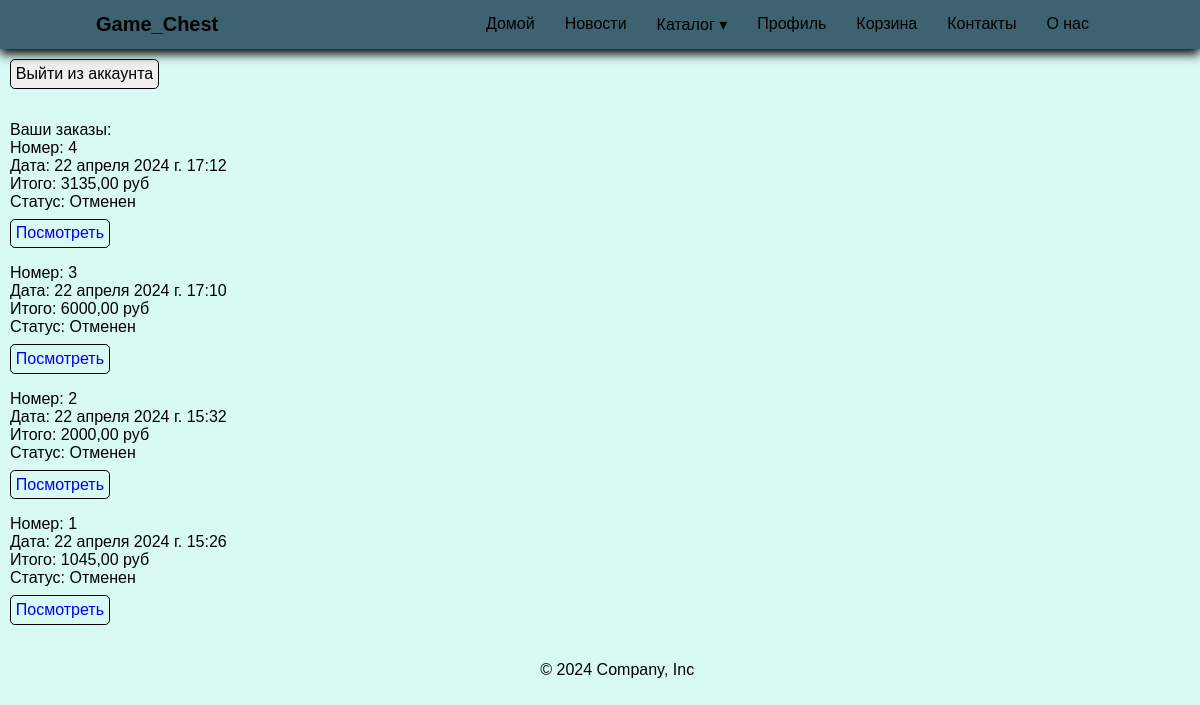
The page /accounts/profile/ (signed in) on the database its author committed.
### main/models.py (models this page shows, shortened)
class Order(models.Model):
    class Status(models.TextChoices):
        CREATED = 'CREATED', 'Создан'
        PAYED = 'PAYED', 'Оплачен'
        IN_PROGRESS = 'IN_PROGRESS', 'В обработке'
        DELIVERING = 'DELIVERING', 'Доставляется'
        DELIVERED = 'DELIVERED', 'Доставлен'
        CANCELED = 'CANCELED', 'Отменен'
    user = models.ForeignKey(
        User, on_delete=models.CASCADE, verbose_name='Пользователь'
    )
    products = models.ManyToManyField(
        Product, verbose_name='Товары',
        through=OrderProduct,
        through_fields=('order', 'product')
    )
    status = models.CharField(
        verbose_name='Статус',
        max_length=15, choices=Status.choices, default=Status.CREATED
    )
    created_at = models.DateTimeField(
        auto_now_add=True, verbose_name='Дата создания'
    )
    updated_at = models.DateTimeField(
        auto_now=True, verbose_name='Дата обновления'
    )
    @property
    def status_label(self):
        return dict(Order.Status.choices)[self.status]
    created_at = models.DateTimeField(
        auto_now_add=True, verbose_name='Дата создания'
    )
    updated_at = models.DateTimeField(
        auto_now=True, verbose_name='Дата обновления'
    )
    @property
    def total_price(self):
        return sum([
            order_product.price * order_product.quantity
            for order_product in OrderProduct.objects.filter(order=self)
        ])
    class Meta:
        verbose_name = 'Заказ'
        verbose_name_plural = 'Заказы'

class OrderProduct(models.Model):
    order = models.ForeignKey(
        'Order', on_delete=models.CASCADE, verbose_name='Заказ'
    )
    product = models.ForeignKey(
        Product, on_delete=models.CASCADE, verbose_name='Товар'
    )
    quantity = models.IntegerField(verbose_name='Количество')
    price = models.DecimalField(
        max_digits=12, decimal_places=2, verbose_name='Цена'
    )

### authentication/views.py (the view)
# urls.py: path('accounts/profile/', profile_view, name='profile'),
@login_required
def profile_view(request: HttpRequest):
    orders = Order.objects.filter(user=request.user).order_by('-created_at')
    return HttpResponse(render(request, 'profile.html', {'orders': orders}))

### main/context.py (called while the page is built)
def get_categories_select(request):
    categories = Category.objects.all()
    return {'categories': categories}

### authentication/templates/profile.html (shortened to what this page needs)
{% extends 'base.html' %} {% load static %} {% block head %}
<link rel="stylesheet" href="{% static 'styles/profile.css' %}" />
{% endblock %} {% block content %}
<form
  class="logout-form"
  action="/auth/logout/?next=/auth/login/"
  method="post"
>
  <button type="submit" class="button">Выйти из аккаунта</button>
</form>
<div class="orders-container">
  <p>Ваши заказы:</p>
  <ol class="order-list">
    {% for order in orders %}
    <li class="order-card">
      <p class="order-card__id">Номер: {{ order.id }}</p>
      <p class="order-card__date">Дата: {{ order.created_at }}</p>
      <p class="order-card__total-price">Итого: {{ order.total_price }} руб</p>
      <div class="order-card__status">Статус: {{ order.status_label }}</div>
      <div class="order-card__buttons">
        <a href="{% url 'get_order' order.id %}" class="button order-card__link"
          >Посмотреть</a
        >
      </div>
    </li>
    {% endfor %}
  </ol>
</div>
{% endblock %}

### main/static/base/styles/base.css (style rules this page uses)
* { margin: 0; padding: 0; box-sizing: border-box; font-family: sans-serif; list-style: none; text-decoration: none; }
a { text-decoration: none; }
body { height: 100vh; background-size: cover; background-position: center; background-color: #d9f9f3; color: black; }

### main/static/base/styles/ui-kit.css (style rules this page uses)
.button { font: inherit; border-radius: 0.3em; display: block; padding: 0.3em; border: 1px solid black; text-align: center; }

### authentication/static/styles/profile.css (style rules this page uses)
.logout-form { margin-bottom: 2em; }
.order-card { margin-bottom: 1em; }
.order-card__buttons { display: flex; flex-direction: row; padding-top: 0.5em; }

### rows shown on the page
Order: id "4", created_at "22 апреля 2024 г. 17:12", total_price "3135,00", status_label "Отменен"
Order: id "3", created_at "22 апреля 2024 г. 17:10", total_price "6000,00", status_label "Отменен"
Order: id "2", created_at "22 апреля 2024 г. 15:32", total_price "2000,00", status_label "Отменен"
Order: id "1", created_at "22 апреля 2024 г. 15:26", total_price "1045,00", status_label "Отменен"
